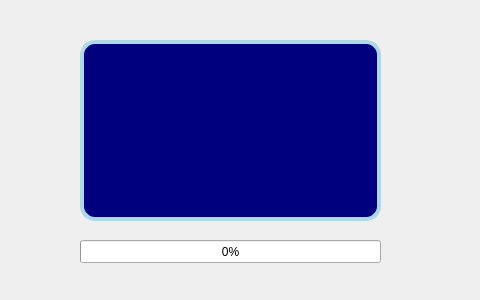
<?xml version="1.0" encoding="UTF-8"?>
<ui version="4.0">
 <class>UiIcon</class>
 <widget class="QWidget" name="UiIcon">
  <property name="geometry">
   <rect>
    <x>0</x>
    <y>0</y>
    <width>480</width>
    <height>300</height>
   </rect>
  </property>
  <property name="windowTitle">
   <string>UiIcon</string>
  </property>
  <widget class="QListView" name="listView">
   <property name="geometry">
    <rect>
     <x>80</x>
     <y>40</y>
     <width>301</width>
     <height>181</height>
    </rect>
   </property>
   <property name="styleSheet">
    <string notr="true">border: 4px solid lightblue;border-radius: 15px;
background-color: rgb(0, 0, 127);
color: rgb(255, 255, 255);</string>
   </property>
  </widget>
  <widget class="QLabel" name="label_usbpicture">
   <property name="geometry">
    <rect>
     <x>390</x>
     <y>20</y>
     <width>45</width>
     <height>20</height>
    </rect>
   </property>
   <property name="text">
    <string/>
   </property>
  </widget>
  <widget class="QProgressBar" name="progressBar">
   <property name="geometry">
    <rect>
     <x>80</x>
     <y>240</y>
     <width>301</width>
     <height>23</height>
    </rect>
   </property>
   <property name="layoutDirection">
    <enum>Qt::LeftToRight</enum>
   </property>
   <property name="styleSheet">
    <string notr="true">color: rgb(0, 0, 0);
border: 5px solid lightblue;border-radius: 10px;
selection-background-color: rgb(255, 170, 0);
QProgressBar::chunk {background-color: rgb(202, 165, 14);}
</string>
   </property>
   <property name="maximum">
    <number>100</number>
   </property>
   <property name="value">
    <number>0</number>
   </property>
   <property name="alignment">
    <set>Qt::AlignCenter</set>
   </property>
   <property name="orientation">
    <enum>Qt::Horizontal</enum>
   </property>
  </widget>
  <widget class="QLabel" name="label_waring">
   <property name="geometry">
    <rect>
     <x>85</x>
     <y>120</y>
     <width>291</width>
     <height>31</height>
    </rect>
   </property>
   <property name="styleSheet">
    <string notr="true">color:red;
font: 15px</string>
   </property>
   <property name="text">
    <string/>
   </property>
  </widget>
  <zorder>label_usbpicture</zorder>
  <zorder>progressBar</zorder>
  <zorder>label_waring</zorder>
  <zorder>listView</zorder>
 </widget>
 <layoutdefault spacing="6" margin="11"/>
 <resources/>
 <connections/>
</ui>
